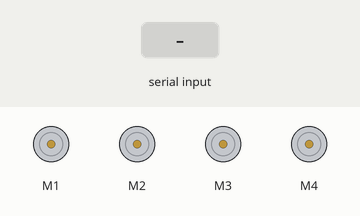
Simulated run of this sketch. Board: Arduino Uno, built with avr-gcc and run on an emulated ATmega328P. Shown: 4 × DC motor (green arrow = forward, orange = backward, longer = faster). Inputs (shaded band) come from the test bench.

Above: at 3.2 s.
3.3 s: "F" received over Serial
At 3.7 s:
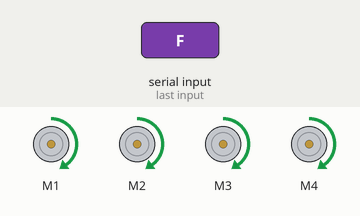
4.8 s: "B" received over Serial
At 6.0 s:
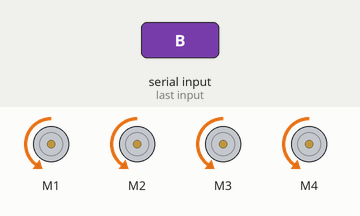
6.3 s: "R" received over Serial
At 7.2 s:
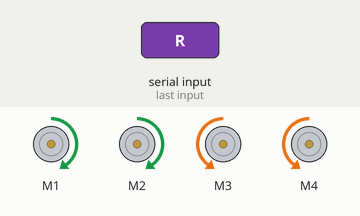
7.8 s: "L" received over Serial
At 8.4 s:
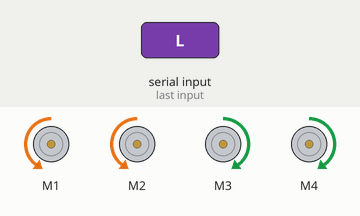
9.3 s: "S" received over Serial
At 10.7 s:
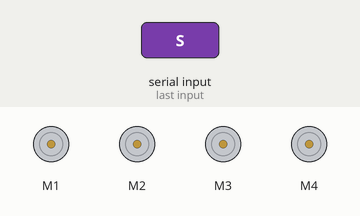
Timing chart, 0 to 11.8 s (numbered marks = the images above; inputs shaded):
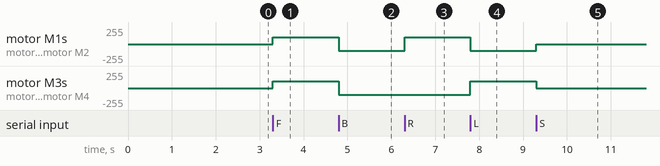

The sketch:

MotorTest.ino
```cpp
// (licence header left out)
#include <AFMotor.h>

AF_DCMotor motor1(1);
AF_DCMotor motor2(2);
AF_DCMotor motor3(3);
AF_DCMotor motor4(4);

char bt_command;

void setup() {
  Serial.begin(9600);
  bt_command = 'S';
  motorSetspeed(100);
  motorStop();
  delay(2000);
}

void loop() {
  bt_command = Serial.read();
  switch (bt_command) {
    case 'F':
      forward();
      break;
    case 'B':
      backward();
      break;
    case 'R':
      turnRight();
      break;
    case 'L':
      turnLeft();
      break;
    case 'S':
      motorStop();
      break;
  }
}
void forward() {
  motor1.run(FORWARD);
  motor2.run(FORWARD);
  motor3.run(FORWARD);
  motor4.run(FORWARD);
}

void backward() {
  motor1.run(BACKWARD);
  motor2.run(BACKWARD);
  motor3.run(BACKWARD);
  motor4.run(BACKWARD);
}
void turnLeft() {
  motor1.run(BACKWARD);
  motor2.run(BACKWARD);

  motor3.run(FORWARD);
  motor4.run(FORWARD);
}
void turnRight() {
  motor1.run(FORWARD);
  motor2.run(FORWARD);
  motor3.run(BACKWARD);
  motor4.run(BACKWARD);
}
void motorStop() {
  motor1.run(RELEASE);
  motor2.run(RELEASE);
  motor3.run(RELEASE);
  motor4.run(RELEASE);
}

void motorSetspeed(uint8_t sp) {
  motor1.setSpeed(sp);
  motor2.setSpeed(sp);
  motor3.setSpeed(sp);
  motor4.setSpeed(sp);
}
```

Measured:
- after the input at 3.3 s, motor M1–4: stopped → forward 100/255 at once
- after the input at 4.8 s, motor M1–4: forward 100/255 → backward 100/255 at once
- after the input at 6.3 s, motor M1, motor M2: backward 100/255 → forward 100/255 at once
- after the input at 7.8 s, motor M1, motor M2: forward 100/255 → backward 100/255 at once; motor M3, motor M4: backward 100/255 → forward 100/255 at once
- after the input at 9.3 s, motor M1, motor M2: backward 100/255 → stopped at once; motor M3, motor M4: forward 100/255 → stopped at once
